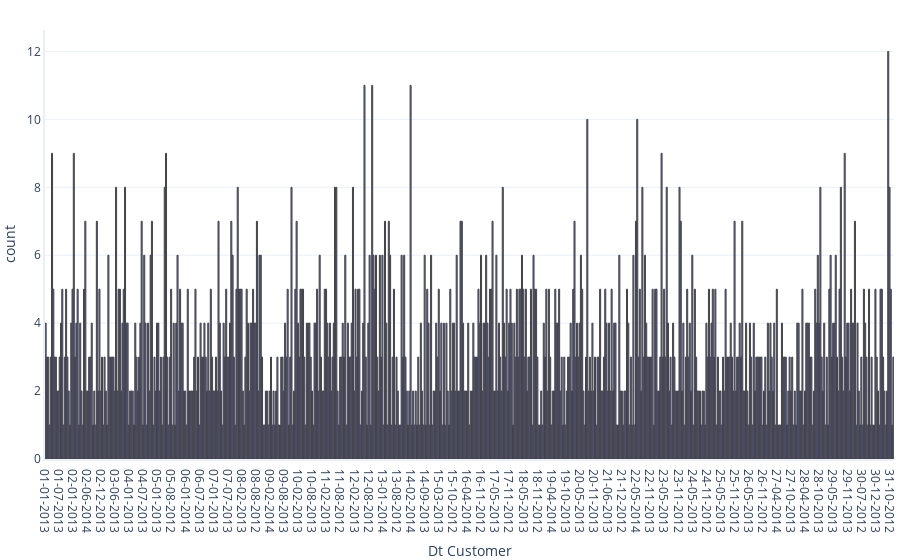

Notebook code for this chart:
### Markdown cell above
#### 'Dt_customer'

### Code cell
import numpy as np
dc_order = df['Dt_Customer'].values
df_dt  = pd.DataFrame(np.sort(dc_order), columns=['Dt Customer'])

rg.histogram(df_dt)

### Figure 1 — Plotly figure (JSON) as saved in the notebook; plotly's stock layout.template omitted (floating-point values rounded to 4 significant figures; data arrays with more than 128 entries replaced by an {"elided": "..."} marker saying what was removed)
{"data": [{"alignmentgroup": "True", "bingroup": "x", "hovertemplate": "Dt Customer=%{x}<br>count=%{y}<extra></extra>", "legendgroup": "", "marker": {"color": "#636efa", "pattern": {"shape": ""}}, "name": "", "offsetgroup": "", "orientation": "v", "showlegend": false, "type": "histogram", "x": {"elided": "2240 str values"}, "xaxis": "x", "yaxis": "y"}], "layout": {"barmode": "relative", "legend": {"tracegroupgap": 0}, "xaxis": {"anchor": "y", "domain": [0, 1], "title": {"text": "Dt Customer"}}, "yaxis": {"anchor": "x", "domain": [0, 1], "title": {"text": "count"}}}}
